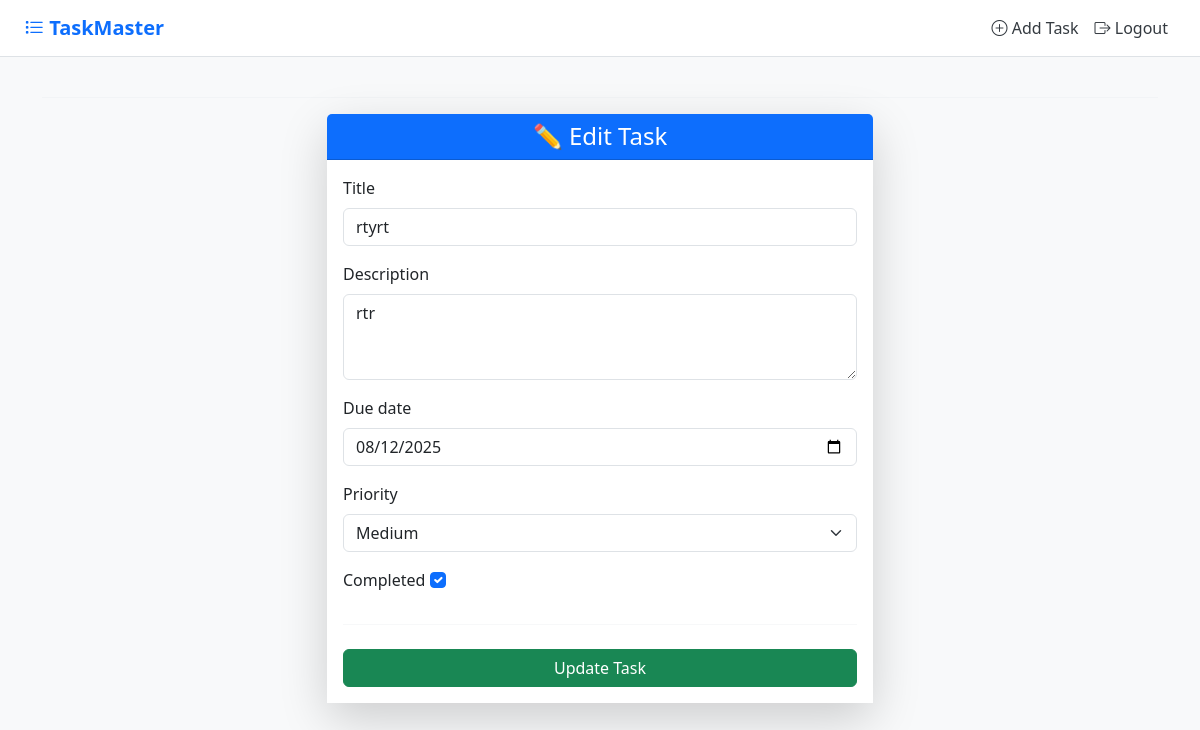
The page /update/6/ (signed in) on the database its author committed.
### tasks/models.py (models this page shows, shortened)
class Task(models.Model):
    PRIORITY_CHOICES = (
        ('Low', 'Low'),
        ('Medium', 'Medium'),
        ('High', 'High'),
    )
    title = models.CharField(max_length=200)
    description = models.TextField(blank=True)
    due_date = models.DateTimeField()
    priority = models.CharField(max_length=10, choices=PRIORITY_CHOICES)
    completed = models.BooleanField(default=False)
    user = models.ForeignKey(User, on_delete=models.CASCADE)

### tasks/views.py (the view)
# urls.py: path('update/<int:pk>/', views.task_update, name='task_update'),
@login_required
def task_update(request, pk):
    task = get_object_or_404(Task, pk=pk, user=request.user)
    form = TaskForm(request.POST or None, instance=task)
    if form.is_valid():
        form.save()
        messages.success(request, "Task updated successfully.")
        return redirect('task_list')
    return render(request, 'tasks/task_form.html', {'form': form})

### tasks/forms.py
class TaskForm(forms.ModelForm):
    due_date = forms.DateField(
        widget=forms.DateInput(
            attrs={'type': 'date', 'class': 'form-control'}
        )
    )
    class Meta:
        model = Task
        fields = ['title', 'description', 'due_date', 'priority', 'completed']
        widgets = {
            'title': forms.TextInput(attrs={'class': 'form-control'}),
            'description': forms.Textarea(attrs={'class': 'form-control', 'rows': 3}),
            'priority': forms.Select(attrs={'class': 'form-select'}),
            'completed': forms.CheckboxInput(attrs={'class': 'form-check-input'}),
        }

### tasks/templates/tasks/task_form.html (shortened to what this page needs)
{% extends 'tasks/base.html' %}
{% block content %}
<div class="row justify-content-center">
    <div class="col-md-8 col-lg-6">
        <div class="card shadow-lg border-0">
            <div class="card-header bg-primary text-white">
                <h4 class="mb-0 text-center">
                    {% if form.instance.pk %}✏️ Edit Task{% else %}➕ Add New Task{% endif %}
                </h4>
            </div>
            <div class="card-body bg-white">
                <form method="post" novalidate>
                    {% for field in form %}
                        <div class="mb-3">
                            <label for="{{ field.id_for_label }}" class="form-label">{{ field.label }}</label>
                            {{ field }}
                        </div>
                    {% endfor %}
                    <hr class="my-4">
                    <button type="submit" class="btn btn-success w-100">
                        {% if form.instance.pk %} Update Task {% else %} Create Task {% endif %}
                    </button>
                </form>
            </div>
        </div>
    </div>
</div>
{% endblock %}

### taskmaster/static/css/custom.css (style rules this page uses)
body { background-color: #f8f9fa; }
.card { border-radius: 12px; }
hr { border-top: 1px solid #dee2e6; margin-top: 1rem; margin-bottom: 1rem; }
.form-label { font-weight: 500; }

### rows shown on the page
Task: form "rtyrt" "rtr" "08/12/2025" "Medium" "☑"

### other values the page prints
{{ field.label }} "Title" "Description" "Due date" "Priority" "Completed"
